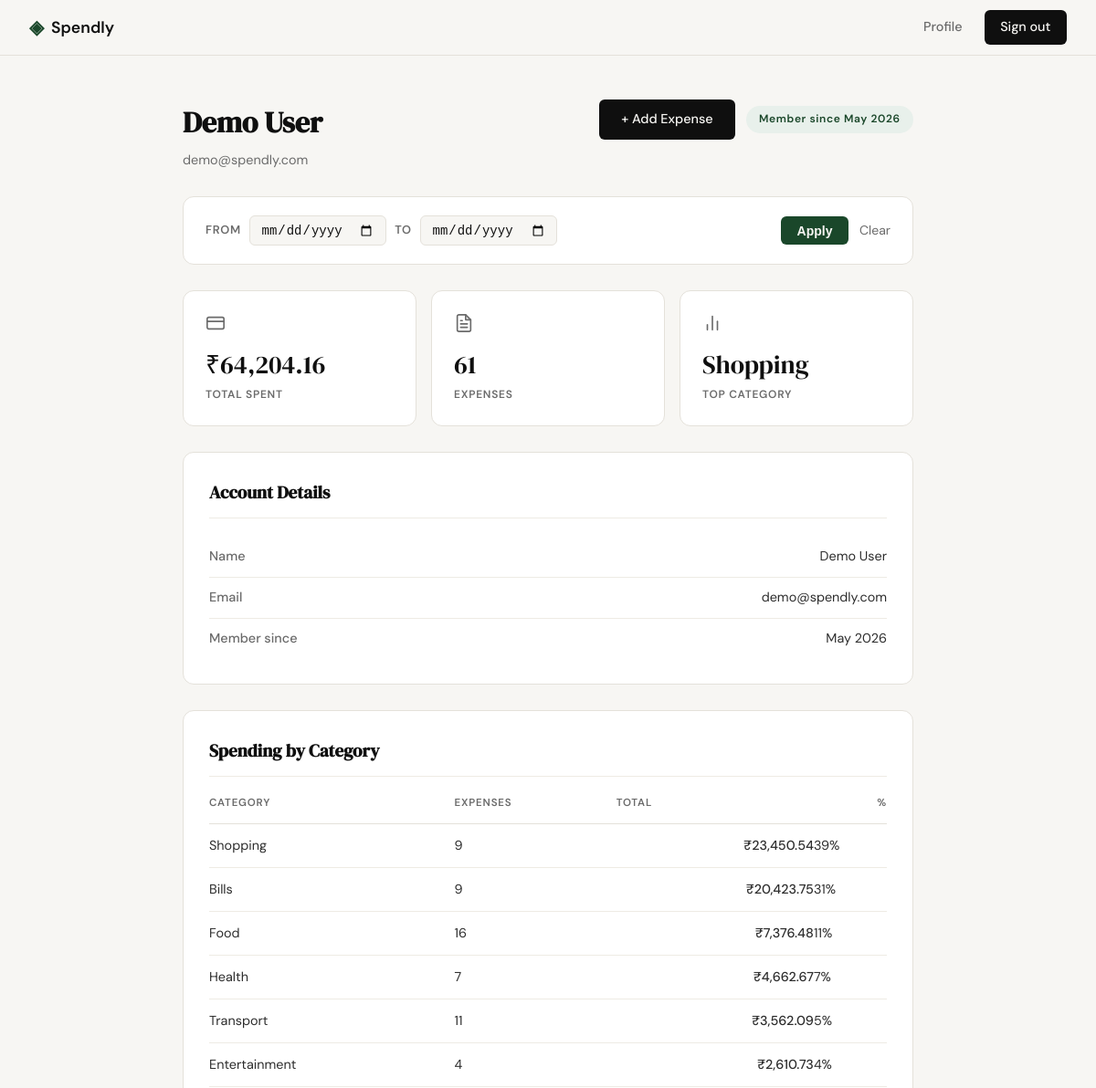
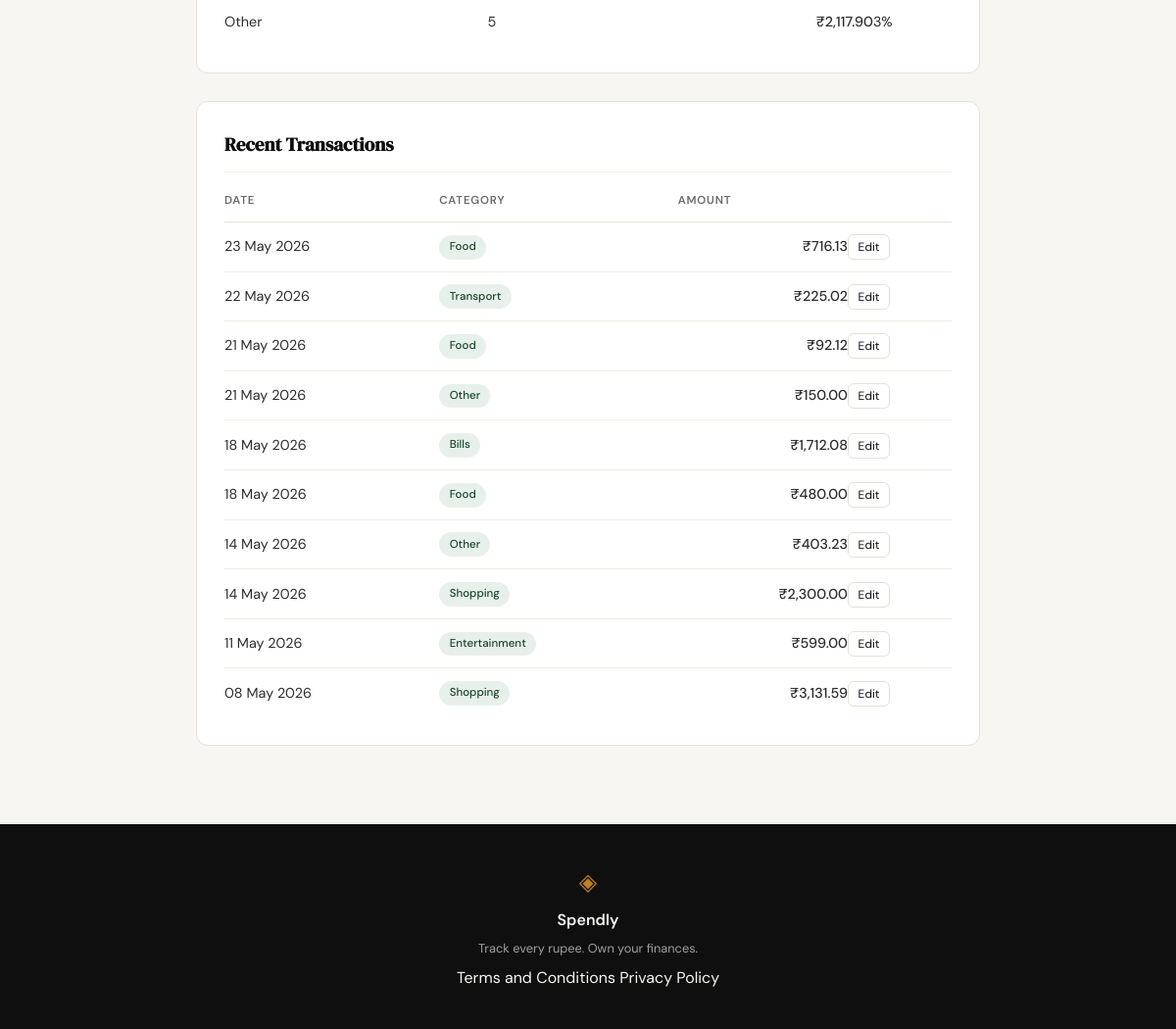
Screenshot of /profile (signed in) with the database file from the repository (2 pictures, top to bottom).
### tables this page shows
CREATE TABLE users (
            id            INTEGER PRIMARY KEY AUTOINCREMENT,
            name          TEXT    NOT NULL,
            email         TEXT    NOT NULL UNIQUE,
            password_hash TEXT    NOT NULL,
            created_at    TEXT    DEFAULT (datetime('now'))
        );

CREATE TABLE expenses (
            id          INTEGER PRIMARY KEY AUTOINCREMENT,
            user_id     INTEGER NOT NULL REFERENCES users(id),
            amount      REAL    NOT NULL,
            category    TEXT    NOT NULL,
            date        TEXT    NOT NULL,
            description TEXT,
            created_at  TEXT    DEFAULT (datetime('now'))
        );

### app.py (the view)
@app.route("/profile")
def profile():
    if not session.get("user_id"):
        return redirect(url_for("login"))
    user = get_user_by_id(session["user_id"])
    if user is None:
        session.clear()
        return redirect(url_for("login"))
    raw_from = request.args.get("date_from", "").strip()
    raw_to   = request.args.get("date_to",   "").strip()
    date_from, date_to = _parse_date_filters(raw_from, raw_to)
    any_input   = bool(raw_from or raw_to)
    filter_active = bool(date_from and date_to)
    filter_error  = any_input and not filter_active
    stats = get_summary_stats(session["user_id"], date_from=date_from, date_to=date_to)
    recent_transactions = get_recent_transactions(session["user_id"], date_from=date_from, date_to=date_to)
    categories = get_category_breakdown(session["user_id"], date_from=date_from, date_to=date_to)
    return render_template("profile.html",
        user_name=user["name"],
        user_email=user["email"],
        member_since=user["member_since"],
        grand_total=stats["total_spent"],
        grand_count=stats["transaction_count"],
        top_category=stats["top_category"],
        recent_transactions=recent_transactions,
        has_recent=bool(recent_transactions),
        categories=categories,
        has_expenses=bool(categories),
        date_from=date_from or "",
        date_to=date_to or "",
        filter_active=filter_active,
        filter_error=filter_error,
        filter_label_from=_fmt_date(date_from) if date_from else "",
        filter_label_to=_fmt_date(date_to)   if date_to   else "",
    )

### app.py (called while the page is built)
def _parse_date_filters(raw_from, raw_to):
    try:
        d_from = datetime.strptime(raw_from, "%Y-%m-%d").date()
        d_to   = datetime.strptime(raw_to,   "%Y-%m-%d").date()
    except ValueError:
        return None, None
    if d_from > d_to:
        return None, None
    return raw_from, raw_to

### database/db.py (called while the page is built)
def get_db():
    conn = sqlite3.connect(DB_PATH)
    conn.row_factory = sqlite3.Row
    conn.execute("PRAGMA foreign_keys = ON")
    return conn

### database/queries.py (called while the page is built)
def get_user_by_id(user_id):
    conn = get_db()
    try:
        row = conn.execute(
            "SELECT id, name, email, created_at FROM users WHERE id = ?",
            (user_id,),
        ).fetchone()
        if row is None:
            return None
        member_since = datetime.strptime(row["created_at"], "%Y-%m-%d %H:%M:%S").strftime("%B %Y")
        return {
            "name": row["name"],
            "email": row["email"],
            "member_since": member_since,
        }
    finally:
        conn.close()

def _date_clause(date_from, date_to):
    if date_from and date_to:
        return " AND date BETWEEN ? AND ?", [date_from, date_to]
    return "", []

### templates/profile.html (shortened to what this page needs)
{% extends "base.html" %}
{% block head %}
<link rel="stylesheet" href="{{ url_for('static', filename='css/profile.css') }}">
{% endblock %}
{% block content %}
<section class="profile-page">
    <div class="profile-inner">
        <div class="profile-header">
            <div>
                <h1 class="profile-title">{{ user_name }}</h1>
                <p class="profile-subtitle">{{ user_email }}</p>
            </div>
            <div class="profile-header-actions">
                <a href="{{ url_for('add_expense') }}" class="btn-primary">+ Add Expense</a>
                <span class="member-badge">Member since {{ member_since }}</span>
            </div>
        </div>
        <div class="filter-bar">
            <form class="filter-form" method="get" action="{{ url_for('profile') }}">
                <div class="filter-fields">
                    <label class="filter-label" for="date_from">From</label>
                    <input class="filter-input" type="date" id="date_from" name="date_from" value="{{ date_from }}">
                    <label class="filter-label" for="date_to">To</label>
                    <input class="filter-input" type="date" id="date_to" name="date_to" value="{{ date_to }}">
                </div>
                <div class="filter-actions">
                    <button class="filter-apply" type="submit">Apply</button>
                    <a class="filter-clear" href="{{ url_for('profile') }}">Clear</a>
                </div>
            </form>
        </div>
        <div class="stats-row">
            <div class="stat-card">
                <div class="stat-icon">
                    <svg xmlns="http://www.w3.org/2000/svg" width="22" height="22" viewBox="0 0 24 24"
                         fill="none" stroke="currentColor" stroke-width="1.8" stroke-linecap="round" stroke-linejoin="round">
                        <rect x="2" y="5" width="20" height="14" rx="2"/>
                        <line x1="2" y1="10" x2="22" y2="10"/>
                    </svg>
                </div>
                <span class="stat-value">{{ grand_total }}</span>
                <span class="stat-label">Total Spent</span>
            </div>
            <div class="stat-card">
                <div class="stat-icon">
                </div>
                <span class="stat-value">{{ grand_count }}</span>
                <span class="stat-label">Expenses</span>
            </div>
            <div class="stat-card">
                <div class="stat-icon">
                    <svg xmlns="http://www.w3.org/2000/svg" width="22" height="22" viewBox="0 0 24 24"
                         fill="none" stroke="currentColor" stroke-width="1.8" stroke-linecap="round" stroke-linejoin="round">
                        <line x1="18" y1="20" x2="18" y2="10"/>
                        <line x1="12" y1="20" x2="12" y2="4"/>
                        <line x1="6" y1="20" x2="6" y2="14"/>
                    </svg>
                </div>
                <span class="stat-value">{{ top_category }}</span>
                <span class="stat-label">Top Category</span>
            </div>
        </div>
        <div class="profile-card">
            <h2 class="card-title">Account Details</h2>
            <div class="info-row">
                <span class="info-label">Name</span>
                <span class="info-value">{{ user_name }}</span>
            </div>
            <div class="info-row">
                <span class="info-label">Email</span>
                <span class="info-value">{{ user_email }}</span>
            </div>
            <div class="info-row">
                <span class="info-label">Member since</span>
                <span class="info-value">{{ member_since }}</span>
            </div>
        </div>
        <div class="profile-card">
            <h2 class="card-title">Spending by Category</h2>
            {% if has_expenses %}
                <table class="category-table">
                    <thead>
                        <tr>
                            <th>Category</th>
                            <th>Expenses</th>
                            <th>Total</th>
                            <th>%</th>
                        </tr>
                    </thead>
                    <tbody>
                        {% for cat in categories %}
                        <tr>
                            <td>{{ cat.name }}</td>
                            <td>{{ cat.count }}</td>
                            <td class="amount-cell">{{ cat.amount }}</td>
                            <td>{{ cat.pct }}%</td>
                        </tr>
                        {% endfor %}
                    </tbody>
                </table>
            {% endif %}
        </div>
        <div class="profile-card">
            <h2 class="card-title">Recent Transactions</h2>
            <table class="txn-table">
                <thead>
                    <tr>
                        <th>Date</th>
                        <th>Category</th>
                        <th>Amount</th>
                        <th></th>
                    </tr>
                </thead>
                <tbody>
                    {% if has_recent %}
                      {% for txn in recent_transactions %}
                      <tr>
                        <td>{{ txn.date }}</td>
                        <td><span class="cat-badge">{{ txn.category }}</span></td>
                        <td class="amount-cell">{{ txn.amount }}</td>
                        <td><a href="{{ url_for('edit_expense', id=txn.id) }}" class="btn-edit">Edit</a></td>
                      </tr>
                      {% endfor %}
                    {% else %}
                    <tr>
                      <td colspan="4" class="empty-cell">No transactions yet.</td>
                    </tr>
                    {% endif %}
                </tbody>
            </table>
        </div>
    </div>
</section>
{% endblock %}

### templates/base.html (shortened to what this page needs)
<!DOCTYPE html>
<html lang="en">
<head>
    <link rel="stylesheet" href="{{ url_for('static', filename='css/style.css') }}">
    {% block head %}{% endblock %}
</head>
<body>
    <nav class="navbar">
        <div class="nav-inner">
            <a href="{{ url_for('landing') }}" class="nav-brand">
                <span class="brand-icon">◈</span>
                <span class="brand-name">Spendly</span>
            </a>
            <div class="nav-links">
                {% if session.get('user_id') %}
                    <a href="{{ url_for('profile') }}">Profile</a>
                    <a href="{{ url_for('logout') }}" class="nav-cta">Sign out</a>
                {% else %}
                    <a href="{{ url_for('login') }}">Sign in</a>
                    <a href="{{ url_for('register') }}" class="nav-cta">Get started</a>
                {% endif %}
            </div>
        </div>
    </nav>
    <main class="main-content">
        {% block content %}{% endblock %}
    </main>
    <footer class="footer">
        <div class="footer-inner">
            <span class="brand-icon">◈</span>
            <span class="footer-name">Spendly</span>
            <p class="footer-copy">Track every rupee. Own your finances.</p>
            <div class="footer-links">
                <a href="/terms">Terms and Conditions</a>
                <a href="/privacy">Privacy Policy</a>
            </div>
        </div>
    </footer>
</body>
</html>

### static/css/style.css (style rules this page uses)
:root { --ink: #0f0f0f; --ink-soft: #2d2d2d; --ink-muted: #6b6b6b; --ink-faint: #a0a0a0; --paper: #f7f6f3; --paper-warm: #f0ede6; --paper-card: #ffffff; --accent: #1a472a; --accent-light: #e8f0eb; --accent-2: #c17f24; --accent-2-light: #fdf3e3; --danger: #c0392b; --danger-light: #fdecea; --border: #e4e1da; --border-soft: #eeebe4; --font-display: 'DM Serif Display', Georgia, serif; --font-body: 'DM Sans', system-ui, sans-serif; --max-width: 1200px; --auth-width: 440px; --radius-sm: 6px; --radius-md: 12px; --radius-lg: 20px; }
*, *::before, *::after { box-sizing: border-box; margin: 0; padding: 0; }
html { font-size: 16px; scroll-behavior: smooth; }
body { background: var(--paper); color: var(--ink); font-family: var(--font-body); font-size: 1rem; line-height: 1.6; -webkit-font-smoothing: antialiased; }
a { color: inherit; text-decoration: none; }
.navbar { position: sticky; top: 0; z-index: 100; background: var(--paper); border-bottom: 1px solid var(--border); padding: 0 2rem; }
.nav-inner { max-width: var(--max-width); margin: 0 auto; height: 60px; display: flex; align-items: center; justify-content: space-between; }
.nav-brand { display: flex; align-items: center; gap: 0.5rem; font-family: var(--font-body); font-weight: 600; font-size: 1.1rem; color: var(--ink); }
.brand-icon { color: var(--accent); font-size: 1.3rem; }
.brand-name { color: var(--ink); }
.nav-links { display: flex; align-items: center; gap: 1.5rem; font-size: 0.9rem; font-weight: 500; }
.nav-links a { color: var(--ink-muted); transition: color 0.2s; }
.nav-cta { background: var(--ink) !important; color: var(--paper) !important; padding: 0.45rem 1.1rem; border-radius: var(--radius-sm); transition: background 0.2s !important; }
.main-content { min-height: calc(100vh - 60px - 100px); }
.btn-primary { display: inline-block; background: var(--ink); color: var(--paper); padding: 0.65rem 1.5rem; border-radius: var(--radius-sm); font-family: var(--font-body); font-size: 0.9rem; font-weight: 500; cursor: pointer; border: none; transition: background 0.2s; text-decoration: none; }
.btn-edit { font-size: 0.75rem; padding: 0.25rem 0.6rem; border: 1px solid var(--border); border-radius: var(--radius-sm); color: var(--ink); text-decoration: none; white-space: nowrap; transition: background 0.15s, color 0.15s; }
.footer { background: var(--ink); color: var(--paper); padding: 2.5rem 2rem; text-align: center; }
.footer-inner { display: flex; flex-direction: column; align-items: center; gap: 0.4rem; }
.footer .brand-icon { color: var(--accent-2); font-size: 1.5rem; }
.footer-name { font-weight: 600; font-size: 1rem; }
.footer-copy { font-size: 0.8rem; color: var(--ink-faint); }

### rows the page displays
users: name "Demo User", email "demo@spendly.com"
expenses: date "23 May 2026", category "Food", amount "₹716.13"
expenses: date "22 May 2026", category "Transport", amount "₹225.02"
expenses: date "21 May 2026", category "Food", amount "₹92.12"
expenses: date "21 May 2026", category "Other", amount "₹150.00"
expenses: date "18 May 2026", category "Bills", amount "₹1,712.08"
expenses: date "18 May 2026", category "Food", amount "₹480.00"
expenses: date "14 May 2026", category "Other", amount "₹403.23"
expenses: date "14 May 2026", category "Shopping", amount "₹2,300.00"
expenses: date "11 May 2026", category "Entertainment", amount "₹599.00"
expenses: date "08 May 2026", category "Shopping", amount "₹3,131.59"

### other values shown
{{ member_since }} "May 2026"
{{ grand_total }} "₹64,204.16"
{{ grand_count }} "61"
{{ top_category }} "Shopping"
{{ cat.name }} "Shopping" "Bills" "Food" "Health" "Transport" "Entertainment" "Other"
{{ cat.count }} "9" "9" "16" "7" "11" "4" "5"
{{ cat.amount }} "₹23,450.54" "₹20,423.75" "₹7,376.48" "₹4,662.67" "₹3,562.09" "₹2,610.73" "₹2,117.90"
{{ cat.pct }} "39" "31" "11" "7" "5" "4" "3"
